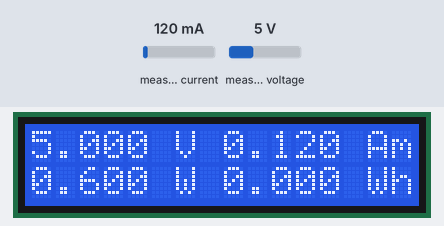
A sketch run on a simulated Arduino Leonardo, built with avr-gcc and run on an emulated ATmega32U4. Parts: 16×2 character LCD. The inputs (shaded band) are chosen by the test bench; at power-on: measured current 120 mA, measured voltage 5 V. What the sketch prints to the serial monitor is not drawn.

Above: at 4.3 s.
4.4 s: measured current set to 1000 mA
At 6.0 s:
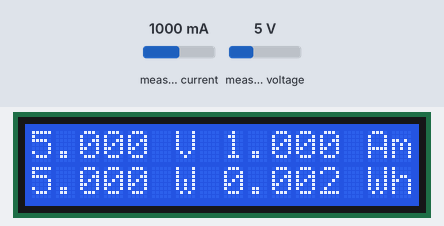
7.7 s: measured voltage set to 0.3 V
At 9.3 s:
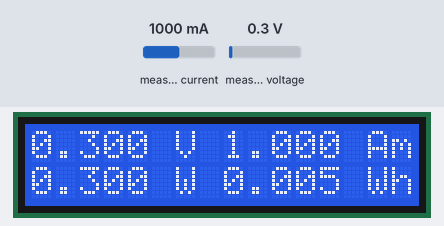
9.7 s: measured current set to 40 mA
At 11.5 s:
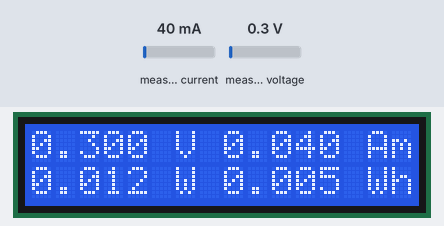
11.8 s: measured voltage set to 3.8 V
At 13.0 s:
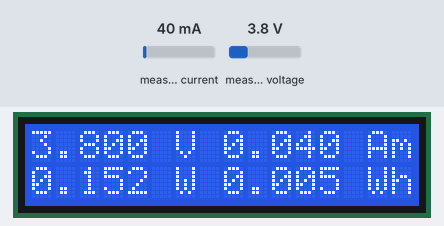
13.9 s: measured current set to 500 mA
At 16.1 s:
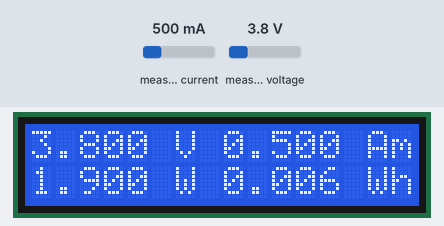
Timing chart, 0 to 17.6 s (numbered marks = the images above; inputs shaded):
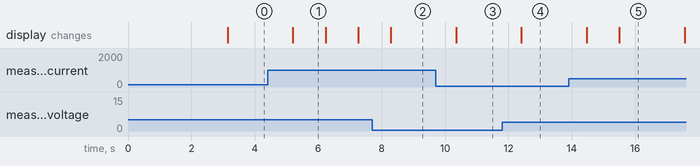

The sketch:

Firmware.ino
```cpp
#include <LiquidCrystal_I2C.h>
#include <Wire.h>
#include <Adafruit_INA219.h>


Adafruit_INA219 ina219;
//LiquidCrystal lcd(4,5,6,7,8,9);
LiquidCrystal_I2C lcd (0x27, 16, 2); // DIR, columnas, lineas


float corriente = 0;
float voltaje = 0;
float potencia = 0;
float energia = 0;

void setup(void)
{
  lcd.init();
  lcd.backlight();
  lcd.clear();
  lcd.setCursor(0,0);
  lcd.print("Fuente Regulada ");
  lcd.setCursor(0,1);
  lcd.print("    FW: 0.2     ");
  delay(3000);
  lcd.clear();
  Serial.begin(9600);

  //while (!Serial) {
      // will pause Zero, Leonardo, etc until serial console opens
    //  delay(10);
  //}

  uint32_t currentFrequency;

  // Initialize the INA219.
  // By default the initialization will use the largest range (32V, 2A).  However
  // you can call a setCalibration function to change this range (see comments).
  if (! ina219.begin()) {
    Serial.println("Failed to find INA219 chip");
    lcd.setCursor(0,0);
    lcd.print(" Falla en chip  ");
    lcd.setCursor(0,1);
    lcd.print("     INA219     ");

    while (1) { delay(10); }
  }

  // To use a slightly lower 32V, 1A range (higher precision on amps):
  //ina219.setCalibration_32V_1A();
  // Or to use a lower 16V, 400mA range (higher precision on volts and amps):
  //ina219.setCalibration_16V_400mA();

  Serial.println("Medicion de tension y corriente con INA219...");

  lcd.setCursor(5,0);
  lcd.print(" V");

  lcd.setCursor(13,0);
  lcd.print(" Am");

  lcd.setCursor(5,1);
  lcd.print(" W");

  lcd.setCursor(13,1);
  lcd.print(" Wh");

}

void loop(void)
{

  voltaje = ina219.getBusVoltage_V();
  corriente = (ina219.getCurrent_mA() / 1000);   //// convertidos a Amperes
  potencia = voltaje * corriente;
  energia = energia + (potencia / 3600);

  printLcdVoltaje();
  printLcdCorriente();
  printLcdPotencia();
  printLcdEnergia();

  delay(1000);
}

void printLcdVoltaje(){
  if (voltaje < 0) {
    voltaje = 0;
    lcd.setCursor(0,0);
    lcd.print(voltaje,3);
  }

  if (voltaje < 10) {
    lcd.setCursor(0,0);
    lcd.print(voltaje,3);
  }

  if (voltaje >= 10){
    lcd.setCursor(0,0);
    lcd.print(voltaje,2);
  }

  Serial.print(voltaje,3); Serial.println(" v");

}

void printLcdCorriente(){
  if (corriente < 0){
    corriente = 0;
    lcd.setCursor(8,0);
    lcd.print("0.000");
  }

  if (corriente > 0) {
    lcd.setCursor(8,0);
    lcd.print(corriente,3);
  }

  Serial.print(corriente,3); Serial.println(" A");

}

void printLcdPotencia(){
  if (potencia < 0){
    potencia = 0;
    lcd.setCursor(0,1);
    lcd.print("0.000");
  }

  if (potencia > 0) {
    lcd.setCursor(0,1);
    lcd.print(potencia,3);
  }

  Serial.print(potencia,3); Serial.println(" W");

}

void printLcdEnergia(){
  if (energia < 0){
    energia = 0;
    lcd.setCursor(8,1);
    lcd.print("0.000");
  }

  if (energia > 0) {
    lcd.setCursor(8,1);
    lcd.print(energia,3);
  }

  Serial.print(energia,3); Serial.println(" wh");
  Serial.println("");

}
```

Measured:
- after the input at 4.4 s, the display: changes after 0.80 s (image 1)
- after the input at 9.7 s, the display: changes after 0.65 s (image 3)
- after the input at 11.8 s, the display: changes after 0.61 s (image 4)
- after the input at 13.9 s, the display: first changes after 0.57 s (image 5 shows a later state)
- what the display in image 1 shows lasts 1.0 s, from 5.2 s to 6.2 s
